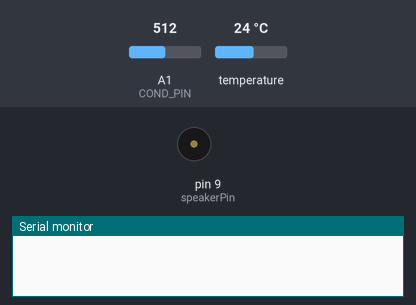
This sketch was run on a simulated Arduino Uno, built with avr-gcc and run on an emulated ATmega328P. Shown: buzzer (waves = sounding), the last lines printed to the serial monitor. The inputs (shaded band) are chosen by the test bench; at power-on: A1 (COND_PIN) = 512, temperature 24 °C.

Above: at 0.4 s.
At 16.2 s:
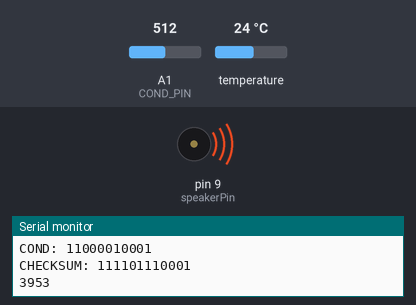
Timing chart, 0 to 18.1 s (numbered marks = the images above):
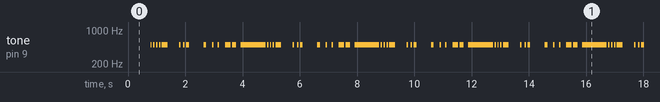

Measured:
- by itself, tone on pin 9 (speakerPin): plays 500 Hz for 0.05 s, 500 Hz for 0.05 s, 500 Hz for 0.05 s, 500 Hz for 0.05 s, 500 Hz for 0.20 s, 500 Hz for 0.05 s … (425 notes in this stretch)

The sketch:

sensor_module.ino
```cpp
// --- CONFIG ---
const int speakerPin = 9;       // Use PWM-capable pin or DAC output
const int bitDuration = 50;     // in milliseconds
const int toneFreq = 500;      // Hz for bit '1'

// Sensor types
#define TEMP_TYPE 0b00
#define COND_TYPE 0b01
#define PRES_TYPE 0b10

int sensorType = TEMP_TYPE;     // For testing

#include "DFRobot_EC.h"
#include <EEPROM.h>

#define COND_PIN A1
float voltage, ecValue, temperature = 25;
DFRobot_EC ec;


#include <OneWire.h>
#include <DallasTemperature.h>

// Red connects to 3-5V,
// Blue/Black connects to ground
// Yellow/White is data

// Data wire plugged into digital pin 2
#define TEMP_PIN 2

OneWire oneWire(TEMP_PIN);

DallasTemperature sensors(&oneWire);

const int buttonPin = 12;  // the number of the pushbutton pin
int buttonState = 0;  // variable for reading the pushbutton status


// --- FUNCTIONS ---
void sendBit(bool bit) {
  if (bit) {
    tone(speakerPin, toneFreq); // Send tone for 1
  } else {
    noTone(speakerPin);         // Silence for 0
  }
  delay(bitDuration);
}

void sendBits(int byte, int numBits) {
  for (int i = numBits - 1; i >= 0; i--) {
    sendBit((byte >> i) & 0x1);
  }
}

void sendPacket(uint16_t tempReading, uint16_t condReading) {
  uint16_t checksum = tempReading ^ condReading;
  Serial.println("PRE-AMBLE: 10101010");
  Serial.println("DELIM: 11110000");
  Serial.print("TEMP: ");
  Serial.println(tempReading, BIN);
  Serial.print("COND: ");
  Serial.println(condReading, BIN);
  Serial.print("CHECKSUM: ");
  Serial.println(checksum, BIN);
  Serial.println(checksum);

  // sendBits(1, 1);


  // Send packet: [Preamble, Start, Type + Data, Checksum]
  sendBits(0xAA, 8);                // Preamble: 10101010
  sendBits(0xF0, 8);                // Start Delimiter: 11110000
  sendBits(tempReading, 16);
  sendBits(condReading, 16);
  sendBits(checksum, 16);           // Checksum
}

float readTemperature()
{
  sensors.requestTemperatures();
  return sensors.getTempCByIndex(0);
}

// --- MAIN LOOP ---
void setup() {
  pinMode(speakerPin, OUTPUT);

  pinMode(buttonPin, INPUT_PULLUP);

  sensors.begin();
  Serial.begin(115200);
  ec.begin();
}

void loop() {
  // buttonState = digitalRead(buttonPin);

  // // if pressed:
  // if (buttonState == HIGH) { // change to LOW
  //   static unsigned long timepoint = millis();
  //   if(millis()-timepoint>1000U)  //time interval: 1s
  //   {
  //     timepoint = millis();
      voltage = analogRead(COND_PIN)/1024.0*5000;   // read the voltage
      temperature = readTemperature();          // read your temperature sensor to execute temperature compensation
      ecValue = ec.readEC(voltage,temperature);  // convert voltage to EC with temperature compensation
      Serial.print("temperature:");
      Serial.println(temperature);
      Serial.print("^C  EC:");
      Serial.print(ecValue);
      Serial.println("ms/cm");
  //   }
    ec.calibration(voltage,temperature);          // calibration process by Serail CMD


    uint16_t tempScaled = temperature * 100;                // Scale to 14-bit range (0–16368)
    uint16_t condScaled = ecValue * 100;                // Scale to 14-bit range (0–16368)

    sendPacket(tempScaled, condScaled);                        // Transmit packet
  //   // delay(3000);                               // 1 reading every 3 seconds
  // } else {
  // }
}
```
